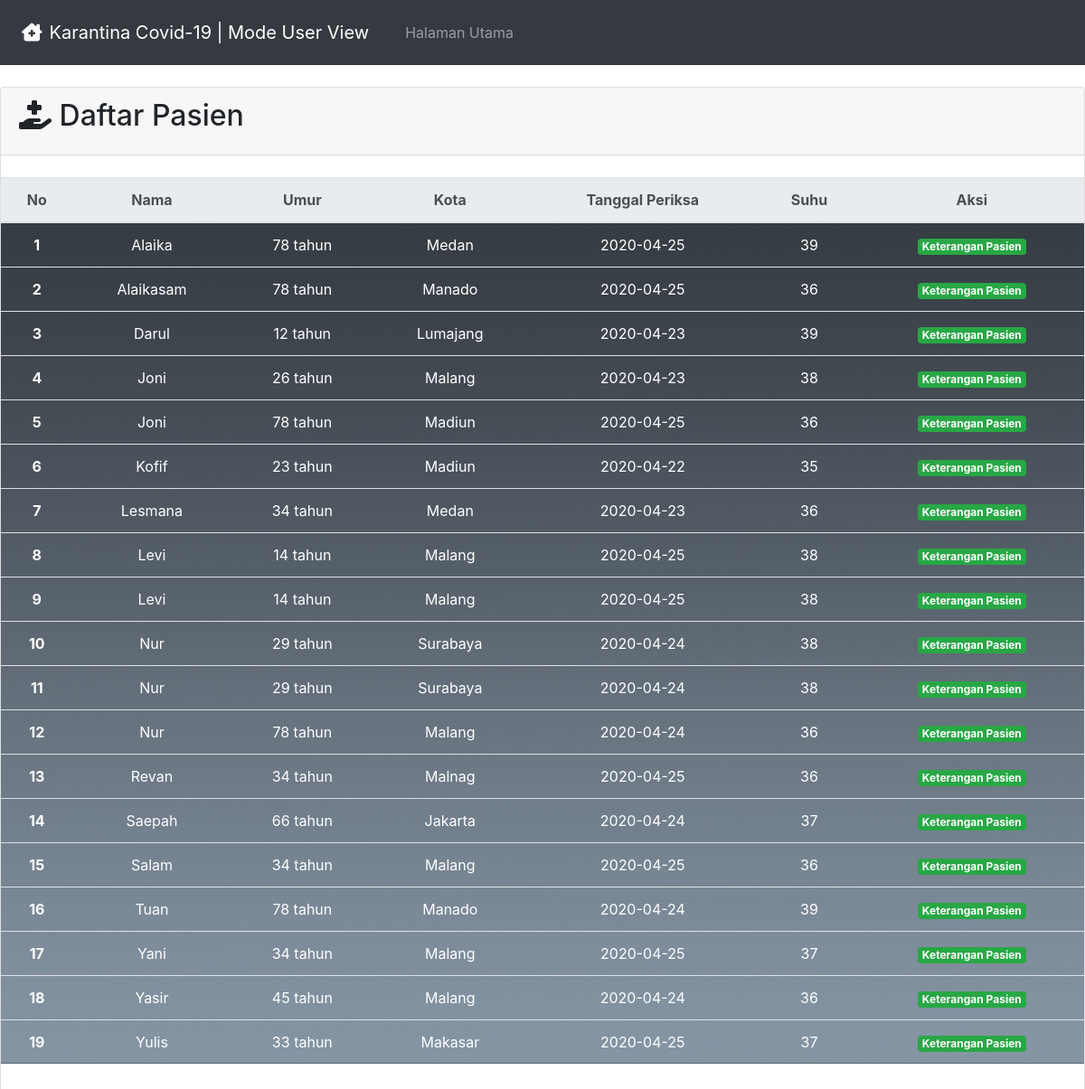
The app's page /pasien/indexuser.php with its own data.
### tables this page shows
CREATE TABLE `pasien` (
  `id_pasien` int(100) NOT NULL,
  `namalengkap_pasien` varchar(100) NOT NULL,
  `nama_pasien` varchar(250) NOT NULL,
  `umur_pasien` varchar(250) NOT NULL,
  `alamat_pasien` varchar(250) NOT NULL,
  `kecamatan_pasien` varchar(100) NOT NULL,
  `kelurahan_pasien` varchar(100) NOT NULL,
  `tgl_periksa` date NOT NULL,
  `suhu_pasien` int(13) NOT NULL,
  `id_kategori` int(2) NOT NULL,
  `id_status` int(2) NOT NULL
);

### pasien/indexuser.php (the view, shortened to what this page needs)
<!DOCTYPE html>
<html lang="en">
<head>
    <link rel="stylesheet" href="http://localhost/tespasien/aset/bootstrap/css/bootstrap.min.css">
    <link rel="stylesheet" href="http://localhost/tespasien/aset/fontawesome/css/all.min.css">
    <link rel="stylesheet" href="pasien.css"
</head>
<body>
<?php
include '../koneksi.php';
$sql = ("SELECT * FROM pasien ORDER BY nama_pasien");
$res = mysqli_query($kon, $sql);
$book = array();
while ($data = mysqli_fetch_assoc($res)) {
    $book[] = $data;
}
?>
  <nav class="navbar navbar-expand-lg navbar-dark bg-dark">
   <a class="navbar-brand" href="index.php"><i class="fas fa-clinic-medical ml-2 mr-2 " ></i>Karantina Covid-19 | Mode User View</a>
  <div class="collapse navbar-collapse" id="navbarNav">
      <nav class="navbar navbar-expand-lg navbar-dark bg-dark">
    <ul class="navbar-nav">
      <li class="nav-item">
        <a class="nav-link" href="http://localhost/tespasien/">Halaman Utama</a></a>
      </li>
    </ul>
  </div>
</nav>
<div class="card">
  <div class="card-header">
    <h2 class="card-title"><i class="fas fa-hand-holding-medical"></i> Daftar Pasien</h2>
  </div>
<br>
<table class="table"width="600px">
  <thead class="thead-light">
   <tr>
   <th scope="col">No</th>
   <th scope="col">Nama</th>
   <th scope="col">Umur</th>
   <th scope="col">Kota</th>
   <th scope="col">Tanggal Periksa</th>
   <th scope="col">Suhu</th>
   <th scope="col">Aksi</th>
   </tr>
</thead>
<?php
                    $no=1;
                    foreach($book as $p){?>
                    <tr>
                        <th scope="row"><?=$no ?></th>
                        <td><?= $p['nama_pasien']?></td>
                        <td><?= $p['umur_pasien']?></td>
                        <td><?= $p['alamat_pasien']?></td>
                        <td><?= $p['tgl_periksa']?></td>
                        <td><?= $p['suhu_pasien']?></td>
                        <td>
                           <a href="detail_user.php?id_pasien=<?= $p["id_pasien"];?>" class="badge badge-success">Keterangan Pasien</a>
                        </td>
                     </tr>
                 <?php
                    $no++;
                        }
                 ?>
            </table>
</body>
</html>

### pasien/pasien.css (style rules this page uses)
.table { background-image: url(../img/coba1.jpg); background-size: cover; margin-bottom: 500px; color: white; text-align: center; }
.table thead { color: }

### records on screen
pasien: nama_pasien "Alaika", umur_pasien "78 tahun", alamat_pasien "Medan", tgl_periksa "2020-04-25", suhu_pasien "39"
pasien: nama_pasien "Alaikasam", umur_pasien "78 tahun", alamat_pasien "Manado", tgl_periksa "2020-04-25", suhu_pasien "36"
pasien: nama_pasien "Darul", umur_pasien "12 tahun", alamat_pasien "Lumajang", tgl_periksa "2020-04-23", suhu_pasien "39"
pasien: nama_pasien "Joni", umur_pasien "26 tahun", alamat_pasien "Malang", tgl_periksa "2020-04-23", suhu_pasien "38"
pasien: nama_pasien "Joni", umur_pasien "78 tahun", alamat_pasien "Madiun", tgl_periksa "2020-04-25", suhu_pasien "36"
pasien: nama_pasien "Kofif", umur_pasien "23 tahun", alamat_pasien "Madiun", tgl_periksa "2020-04-22", suhu_pasien "35"
pasien: nama_pasien "Lesmana", umur_pasien "34 tahun", alamat_pasien "Medan", tgl_periksa "2020-04-23", suhu_pasien "36"
pasien: nama_pasien "Levi", umur_pasien "14 tahun", alamat_pasien "Malang", tgl_periksa "2020-04-25", suhu_pasien "38"
pasien: nama_pasien "Levi", umur_pasien "14 tahun", alamat_pasien "Malang", tgl_periksa "2020-04-25", suhu_pasien "38"
pasien: nama_pasien "Nur", umur_pasien "29 tahun", alamat_pasien "Surabaya", tgl_periksa "2020-04-24", suhu_pasien "38"
pasien: nama_pasien "Nur", umur_pasien "29 tahun", alamat_pasien "Surabaya", tgl_periksa "2020-04-24", suhu_pasien "38"
pasien: nama_pasien "Nur", umur_pasien "78 tahun", alamat_pasien "Malang", tgl_periksa "2020-04-24", suhu_pasien "36"
pasien: nama_pasien "Revan", umur_pasien "34 tahun", alamat_pasien "Malnag", tgl_periksa "2020-04-25", suhu_pasien "36"
pasien: nama_pasien "Saepah", umur_pasien "66 tahun", alamat_pasien "Jakarta", tgl_periksa "2020-04-24", suhu_pasien "37"
pasien: nama_pasien "Salam", umur_pasien "34 tahun", alamat_pasien "Malang", tgl_periksa "2020-04-25", suhu_pasien "36"
pasien: nama_pasien "Tuan", umur_pasien "78 tahun", alamat_pasien "Manado", tgl_periksa "2020-04-24", suhu_pasien "39"
pasien: nama_pasien "Yani", umur_pasien "34 tahun", alamat_pasien "Malang", tgl_periksa "2020-04-25", suhu_pasien "37"
pasien: nama_pasien "Yasir", umur_pasien "45 tahun", alamat_pasien "Malang", tgl_periksa "2020-04-24", suhu_pasien "36"
pasien: nama_pasien "Yulis", umur_pasien "33 tahun", alamat_pasien "Makasar", tgl_periksa "2020-04-25", suhu_pasien "37"
